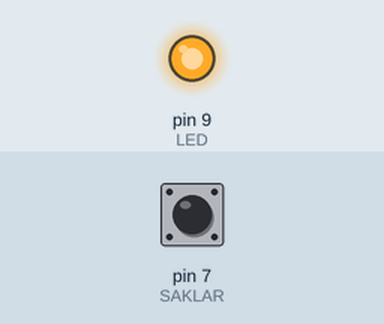
A sketch run on a simulated Arduino Uno, built with avr-gcc and run on an emulated ATmega328P. Parts: output pins drawn as LEDs (lit = HIGH). The test bench sets the inputs (shaded band); at power-on: pin 7 (SAKLAR) HIGH.

Above: at 1.2 s.
1.3 s: pin 7 (SAKLAR) pulled LOW for 0.15 s
At 1.37 s:
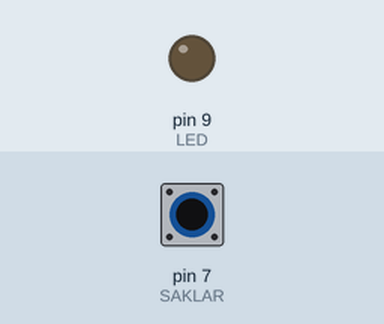
2.9 s: pin 7 (SAKLAR) pulled LOW for 3.2 s
At 6.5 s:
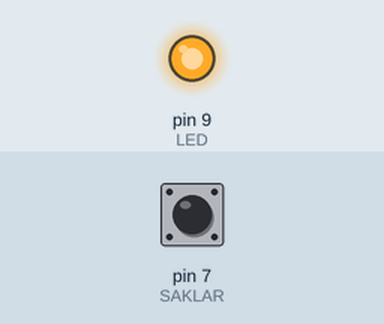
Timing chart, 0 to 8.0 s (numbered marks = the images above; inputs shaded):
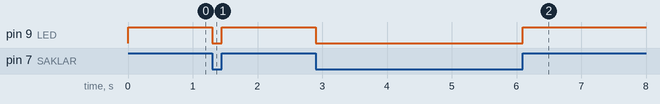

Measured:
- after the input at 1.3 s, pin 9 (LED): HIGH → LOW at once, → HIGH 0.15 s later
- after the input at 2.9 s, pin 9 (LED): HIGH → LOW at once, → HIGH 3.2 s later

The sketch:

ArduUnoButtonInternal.ino
```cpp
int LED=9;
int SAKLAR=7;
int kondisiSaklar=0;

void setup() {
 // put your setup code here, to run once:
 pinMode(LED, OUTPUT);
 pinMode(SAKLAR, INPUT);
 digitalWrite(SAKLAR, HIGH);
}

void loop() {
 // put your main code here, to run repeatedly:
 kondisiSaklar=digitalRead(SAKLAR);
 if (kondisiSaklar==HIGH)
 {
 digitalWrite(LED, HIGH);
 }
 else
 {
 digitalWrite(LED, LOW);
 }
}
```
